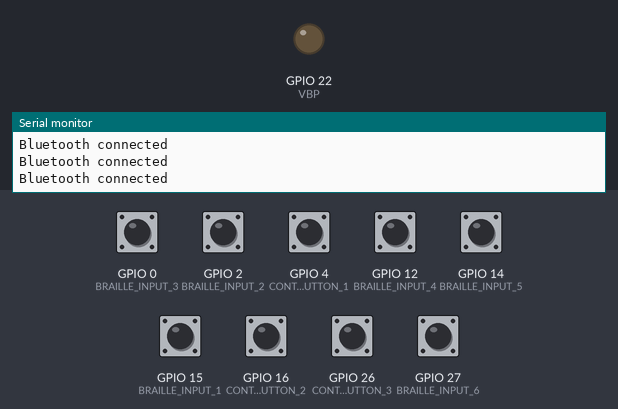
Recording of a sketch running on a simulated ESP32. Parts: output pins drawn as LEDs (lit = HIGH), the last lines printed to the serial monitor. Dashed ring = blinking. Inputs (shaded band) come from the test bench; at power-on: GPIO 0 (BRAILLE_INPUT_3), GPIO 2 (BRAILLE_INPUT_2), GPIO 4 (CONTROL_BUTTON_1), GPIO 12 (BRAILLE_INPUT_4), GPIO 14 (BRAILLE_INPUT_5), GPIO 15 (BRAILLE_INPUT_1), GPIO 16 (CONTROL_BUTTON_2), GPIO 26 (CONTROL_BUTTON_3), GPIO 27 (BRAILLE_INPUT_6) HIGH. USB keyboard and mouse output is not drawn.

Above: at 1.4 s.
1.5 s: GPIO 0 (BRAILLE_INPUT_3) pulled LOW for 1 s
At 1.65 s:
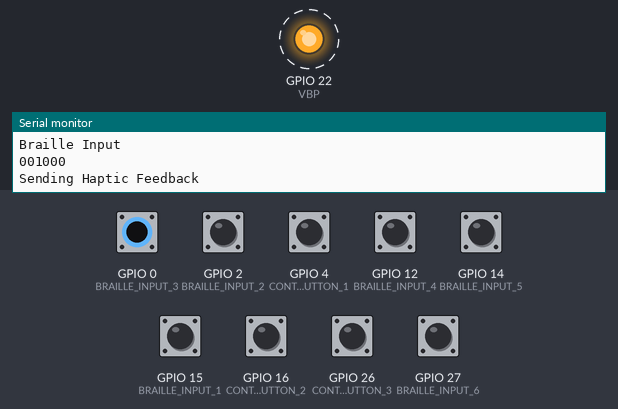
4.0 s: GPIO 27 (BRAILLE_INPUT_6) pulled LOW for 0.35 s
At 4.35 s:
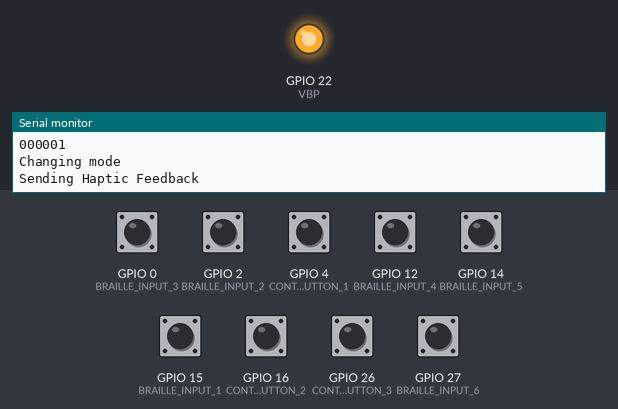
Timing chart, 0 to 7.0 s (numbered marks = the images above; inputs shaded):
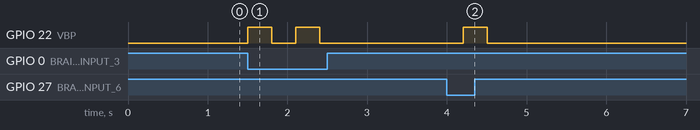

The sketch:

brailpadesp32.ino
```cpp
#include <BleKeyboard.h>
#include <map>
#include <ESP.h>

BleKeyboard bleKeyboard;

// Define input pins for Braille inputs
#define BRAILLE_INPUT_1 15
#define BRAILLE_INPUT_2 2
#define BRAILLE_INPUT_3 0
#define BRAILLE_INPUT_4 12
#define BRAILLE_INPUT_5 14
#define BRAILLE_INPUT_6 27

// Define control button input pins
#define CONTROL_BUTTON_1 4
#define CONTROL_BUTTON_2 16
#define CONTROL_BUTTON_3 26

// Vibration motor pin
#define VBP 22

// Enum to represent different modes
enum class Mode
{
  ToNumber,
  ToCharacter,
  ToCapital
};

// Initialize current mode to ToCharacter
Mode current_mode = Mode::ToCharacter;

// Map to store the conversion between braille patterns and modes
std::map<std::string, Mode> modes_map = {
    {"001111", Mode::ToNumber},
    {"000011", Mode::ToCharacter},
    {"000001", Mode::ToCapital},
};

// Control Inputs map
std::map<std::string, int> controls_map = {
    {"100", KEY_TAB},
    {"010", 0x20},
    {"001", KEY_BACKSPACE},
};

// Map to store the conversion between braille patterns and numbers
std::map<std::string, std::string> numbers_map = {
    {"100000", "1"},
    {"110000", "2"},
    {"100100", "3"},
    {"100110", "4"},
    {"100010", "5"},
    {"110100", "6"},
    {"110110", "7"},
    {"110010", "8"},
    {"010100", "9"},
    {"010110", "0"},
};

// Map to store the conversion between braille patterns and alphabets
std::map<std::string, std::string> alphabets_map = {
    {"100000", "a"},
    {"110000", "b"},
    {"100100", "c"},
    {"100110", "d"},
    {"100010", "e"},
    {"110100", "f"},
    {"110110", "g"},
    {"110010", "h"},
    {"010100", "i"},
    {"010110", "j"},
    {"101000", "k"},
    {"111000", "l"},
    {"101100", "m"},
    {"101110", "n"},
    {"101010", "o"},
    {"111100", "p"},
    {"111110", "q"},
    {"111010", "r"},
    {"011100", "s"},
    {"011110", "t"},
    {"101001", "u"},
    {"111001", "v"},
    {"010111", "w"},
    {"101101", "x"},
    {"101111", "y"},
    {"101011", "z"},
    {"100001", "ch"},
    {"100101", "sh"},
    {"100111", "th"},
};

/**
 * @brief Set the input pins to pull-up mode and the vibration motor pin to output.
 *
 * This function sets the input pins BRAILLE_INPUT_1 to BRAILLE_INPUT_6 and CONTROL_BUTTON_1 to CONTROL_BUTTON_2
 * to INPUT_PULLUP mode, and sets the VBP pin to OUTPUT mode for controlling the vibration motor.
 *
 * @return void
 */
void set_input_pins_pullup()
{
  pinMode(BRAILLE_INPUT_1, INPUT_PULLUP);
  pinMode(BRAILLE_INPUT_2, INPUT_PULLUP);
  pinMode(BRAILLE_INPUT_3, INPUT_PULLUP);
  pinMode(BRAILLE_INPUT_4, INPUT_PULLUP);
  pinMode(BRAILLE_INPUT_5, INPUT_PULLUP);
  pinMode(BRAILLE_INPUT_6, INPUT_PULLUP);
  pinMode(CONTROL_BUTTON_1, INPUT_PULLUP);
  pinMode(CONTROL_BUTTON_2, INPUT_PULLUP);
  pinMode(CONTROL_BUTTON_3, INPUT_PULLUP);
  pinMode(VBP, OUTPUT);
}

/**
 * @brief Send haptic feedback by toggling the vibration motor pin.
 *
 * This function toggles the VBP pin HIGH for a brief duration to simulate haptic feedback,
 * then brings it LOW again.
 *
 * @return void
 */
void send_haptic_feedback()
{
  Serial.println("Sending Haptic Feedback");
  digitalWrite(VBP, HIGH);
  delay(300);
  digitalWrite(VBP, LOW);
}

/**
 * @brief Decode the braille input by reading the digital states of input pins.
 *
 * This function reads the digital states of the input pins BRAILLE_INPUT_1 to BRAILLE_INPUT_6
 * and constructs a binary string representing the braille input.
 *
 * @return std::string - The braille input as a binary string.
 */
std::string decode_braille_input()
{
  std::string braille_input = "";
  braille_input += digitalRead(BRAILLE_INPUT_1) == LOW ? "1" : "0";
  braille_input += digitalRead(BRAILLE_INPUT_2) == LOW ? "1" : "0";
  braille_input += digitalRead(BRAILLE_INPUT_3) == LOW ? "1" : "0";
  braille_input += digitalRead(BRAILLE_INPUT_4) == LOW ? "1" : "0";
  braille_input += digitalRead(BRAILLE_INPUT_5) == LOW ? "1" : "0";
  braille_input += digitalRead(BRAILLE_INPUT_6) == LOW ? "1" : "0";
  return braille_input;
}

/**
 * @brief Get the control inputs by reading the digital states of control button pins.
 *
 * This function reads the digital states of the control button pins CONTROL_BUTTON_1 to CONTROL_BUTTON_3
 * and constructs a binary string representing the control input.
 *
 * @return std::string - The control input as a binary string.
 */
std::string get_controls_input()
{
  std::string controls_input = "";
  controls_input += digitalRead(CONTROL_BUTTON_1) == LOW ? "1" : "0";
  controls_input += digitalRead(CONTROL_BUTTON_2) == LOW ? "1" : "0";
  controls_input += digitalRead(CONTROL_BUTTON_3) == LOW ? "1" : "0";
  return controls_input;
}

/**
 * @brief Change the current mode based on the input braille pattern.
 *
 * This function checks the input braille pattern and changes the current mode accordingly.
 * If the pattern corresponds to a mode switch, it toggles between ToCharacter and ToCapital modes.
 *
 * @param braille_input - The input braille pattern to analyze for mode change.
 * @return void
 */
void change_mode(std::string braille_input)
{
  if (braille_input != "000000" && modes_map.find(braille_input) != modes_map.end())
  {
    Serial.println("Changing mode");
    // Toggle the mode between ToCharacter and ToCapital
    if ((current_mode == Mode::ToCharacter || current_mode == Mode::ToCapital) && (modes_map[braille_input] == Mode::ToCharacter || modes_map[braille_input] == Mode::ToCapital))
    {
      current_mode = current_mode == Mode::ToCharacter ? Mode::ToCapital : Mode::ToCharacter;
    }
    else
    {
      current_mode = modes_map[braille_input];
    }
  }
}

/**
 * @brief Send braille input as keyboard output based on the current mode.
 *
 * This function processes the braille input based on the current mode and sends the corresponding
 * keyboard output using the BLE keyboard.
 *
 * @return void
 */
void process_braille_input()
{
  // Check if the input is a control key
  std::string controls_input = get_controls_input();

  // Check if it is a disconnection input.
  if (controls_input == "111")
  {
    disconnectBluetooth();
    return;
  }

  // Check for other control combinations
  if (controls_map.find(controls_input) != controls_map.end())
  {
    bleKeyboard.write(static_cast<uint8_t>(controls_map[controls_input]));
    Serial.println(controls_input.c_str());
    return;
  }

  std::string braille_input = decode_braille_input();
  if (braille_input == "000000")
  {
    return;
  }

  // Log the braille input and current mode
  Serial.println("Braille Input");
  Serial.println(braille_input.c_str());

  // Check if the input is a mode change
  if (modes_map.find(braille_input) != modes_map.end())
  {
    change_mode(braille_input);
    send_haptic_feedback();
    return;
  }

  // Switch statement based on the current mode
  switch (current_mode)
  {
  case Mode::ToNumber:
    /**
     * @brief Send braille input as numbers.
     */
    if (numbers_map.find(braille_input) != numbers_map.end())
    {
      const char *number_str = numbers_map[braille_input].c_str();
      size_t len = strlen(number_str);
      for (size_t i = 0; i < len; i++)
      {
        bleKeyboard.write(static_cast<uint8_t>(number_str[i]));
      }
      return;
    }
    send_haptic_feedback();
    break;

  case Mode::ToCharacter:
    /**
     * @brief Send braille input as characters.
     */
    if (alphabets_map.find(braille_input) != alphabets_map.end())
    {
      const char *char_str = alphabets_map[braille_input].c_str();
      size_t len = strlen(char_str);
      for (size_t i = 0; i < len; i++)
      {
        bleKeyboard.write(static_cast<uint8_t>(char_str[i]));
      }
      return;
    }
    send_haptic_feedback();
    break;

  case Mode::ToCapital:
    /**
     * @brief Send braille input as capital characters.
     */
    if (alphabets_map.find(braille_input) != alphabets_map.end())
    {
      const char *capital_str = alphabets_map[braille_input].c_str();
      size_t len = strlen(capital_str);
      for (size_t i = 0; i < len; i++)
      {
        bleKeyboard.write(static_cast<uint8_t>(toupper(capital_str[i])));
      }
      return;
    }
    send_haptic_feedback();
    break;

  default:
    send_haptic_feedback();
    break;
  }
}

/**
 * @brief Disconnect Bluetooth if connected.
 *
 * This function checks if the BLE keyboard is connected and disconnects it if so.
 *
 * @return void
 */
void disconnectBluetooth()
{
  if (bleKeyboard.isConnected())
  {
    // Delay before restarting to ensure proper disconnection
    delay(600);
    // Restart the ESP32 to disconnect Bluetooth
    ESP.restart();
  }
}

/**
 * @brief Setup function to initialize serial communication, pins, and BLE keyboard.
 *
 * This function is called once during startup to initialize serial communication,
 * set input pins to pull-up mode, and start the BLE keyboard service.
 *
 * @return void
 */
void setup()
{
  // Initialize serial communication
  Serial.begin(115200);
  Serial.println("Starting BLE work!");
  // Set input pins to pull-up mode and VBP pin to output
  set_input_pins_pullup();
  // Start the BLE keyboard service
  bleKeyboard.begin();
}

/**
 * @brief Loop function to check for Bluetooth connection and send braille input.
 *
 * This function is called repeatedly in a loop. It checks if the BLE keyboard is connected,
 * and if so, it sends the braille input based on the current mode.
 * If the keyboard is not connected, it waits for 600 milliseconds before checking again.
 *
 * @return void
 */
void loop()
{
  if (bleKeyboard.isConnected())
  {
    Serial.println("Bluetooth connected");
    // Process braille input if Bluetooth is connected
    process_braille_input();
  }
  else
  {
    Serial.println("Bluetooth Not connected");
    Serial.println("Waiting 300ms...");
  }

  // Wait for 600 milliseconds before checking again
  delay(300);
}
```

Measured:
- after the input at 1.5 s, GPIO 22 (VBP): alternates HIGH for 0.30 s and LOW for 0.30 s, 4 changes in all, then stays LOW, starting at once
- after the input at 4.0 s, GPIO 22 (VBP): LOW → HIGH after 0.21 s, → LOW 0.30 s later
